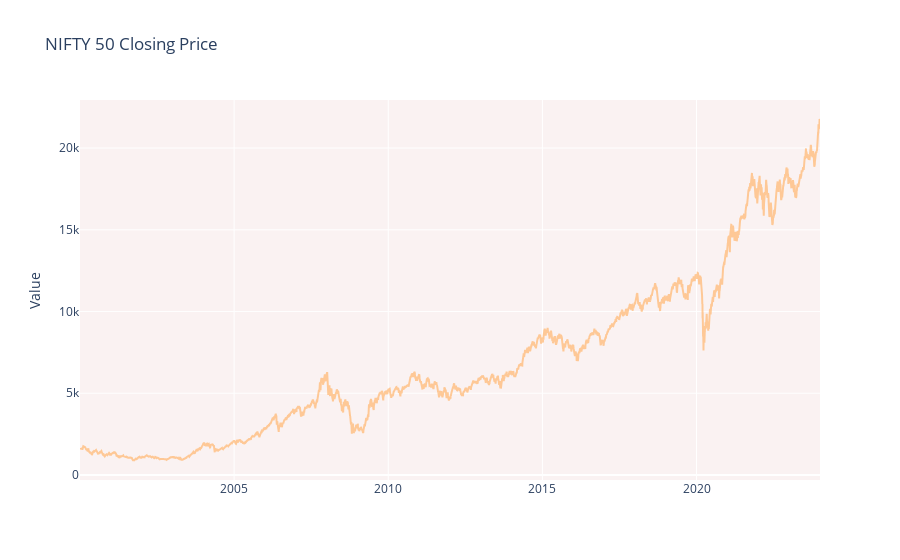

The code cell stored with this chart in its notebook:
### Code cell
fig = go.Figure()
fig.add_trace(go.Scatter(
         x=nifty_50['Date'],
         y=nifty_50['Close'],
         name='Closing Price',
    line=dict(color=' #ffbf80'),
    opacity=0.8))

    
fig.update_layout(title_text='NIFTY 50 Closing Price',plot_bgcolor='rgb(250, 242, 242)',yaxis_title='Value')

fig.show()

### Figure 1 — Plotly figure (JSON) as saved in the notebook; plotly's stock layout.template omitted (floating-point values rounded to 4 significant figures; data arrays with more than 128 entries replaced by an {"elided": "..."} marker saying what was removed)
{"data": [{"line": {"color": " #ffbf80"}, "name": "Closing Price", "opacity": 0.8, "type": "scatter", "x": {"elided": "5970 str values"}, "y": {"elided": "5970 float values"}}], "layout": {"plot_bgcolor": "rgb(250, 242, 242)", "title": {"text": "NIFTY 50 Closing Price"}, "yaxis": {"title": {"text": "Value"}}}}
